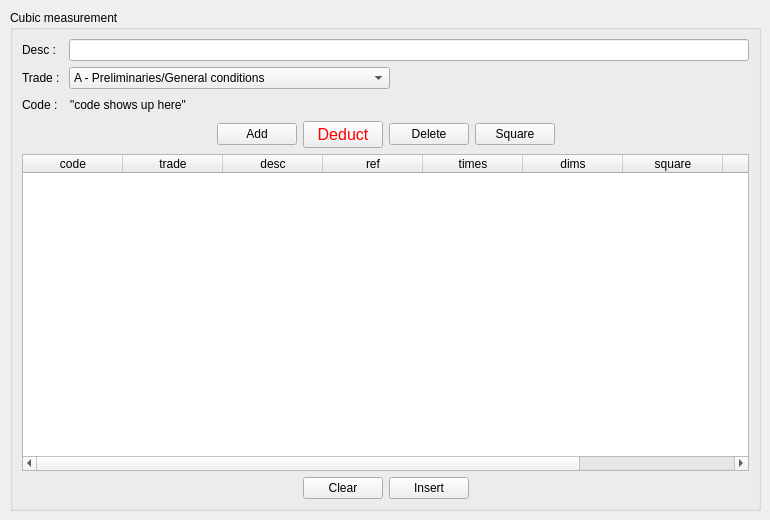
    <widget class="QWidget" name="tab_m3">
     <attribute name="icon">
      <iconset resource="images/images.qrc">
       <normaloff>:/images/vol.png</normaloff>:/images/vol.png</iconset>
     </attribute>
     <attribute name="title">
      <string>m3</string>
     </attribute>
     <widget class="QGroupBox" name="groupBox_m3">
      <property name="geometry">
       <rect>
        <x>10</x>
        <y>10</y>
        <width>751</width>
        <height>501</height>
       </rect>
      </property>
      <property name="title">
       <string>Cubic measurement</string>
      </property>
      <layout class="QVBoxLayout" name="verticalLayout_4">
       <item>
        <layout class="QHBoxLayout" name="horizontalLayout_13">
         <item>
          <widget class="QLabel" name="label_10">
           <property name="text">
            <string>Desc :  </string>
           </property>
          </widget>
         </item>
         <item>
          <widget class="QLineEdit" name="lineEdit_m3"/>
         </item>
        </layout>
       </item>
       <item>
        <layout class="QHBoxLayout" name="horizontalLayout_14">
         <item>
          <widget class="QLabel" name="label_11">
           <property name="text">
            <string>Trade : </string>
           </property>
          </widget>
         </item>
         <item>
          <widget class="QComboBox" name="comboBox_m3">
           <item>
            <property name="text">
             <string>A - Preliminaries/General conditions</string>
            </property>
           </item>
           <item>
            <property name="text">
             <string>C - Existing site/buildings/services</string>
            </property>
           </item>
           <item>
            <property name="text">
             <string>D - Groundwork</string>
            </property>
           </item>
           <item>
            <property name="text">
             <string>E - In situ concrete/Large precast concrete</string>
            </property>
           </item>
           <item>
            <property name="text">
             <string>F - Masonry</string>
            </property>
           </item>
           <item>
            <property name="text">
             <string>G - Structural/Carcassing metal/timber</string>
            </property>
           </item>
           <item>
            <property name="text">
             <string>H - Cladding</string>
            </property>
           </item>
           <item>
            <property name="text">
             <string>J - Waterproofing</string>
            </property>
           </item>
           <item>
            <property name="text">
             <string>K - Linings/Sheathing/Dry partitioning</string>
            </property>
           </item>
           <item>
            <property name="text">
             <string>L - Windows/Doors/Stairs</string>
            </property>
           </item>
           <item>
            <property name="text">
             <string>M - Surface finishes</string>
            </property>
           </item>
           <item>
            <property name="text">
             <string>N - Furniture/Equipment</string>
            </property>
           </item>
           <item>
            <property name="text">
             <string>P - Building fabric sundries</string>
            </property>
           </item>
           <item>
            <property name="text">
             <string>Q - Paving/Planting/Fencing/Site furniture</string>
            </property>
           </item>
           <item>
            <property name="text">
             <string>R - Disposal systems</string>
            </property>
           </item>
           <item>
            <property name="text">
             <string>S - Piped Supply systems</string>
            </property>
           </item>
           <item>
            <property name="text">
             <string>T - Mechanical heating/Cooling/Refrigeration systems</string>
            </property>
           </item>
           <item>
            <property name="text">
             <string>U - Ventilation/Air conditioning systems</string>
            </property>
           </item>
           <item>
            <property name="text">
             <string>V - Electrical supply/power/lighting systems</string>
            </property>
           </item>
           <item>
            <property name="text">
             <string>W - Communications/Security/Control systems</string>
            </property>
           </item>
           <item>
            <property name="text">
             <string>X - Transport systems</string>
            </property>
           </item>
           <item>
            <property name="text">
             <string>Y - Mechanical and electrical services measurement</string>
            </property>
           </item>
          </widget>
         </item>
         <item>
          <spacer name="horizontalSpacer_14">
           <property name="orientation">
            <enum>Qt::Horizontal</enum>
           </property>
           <property name="sizeHint" stdset="0">
            <size>
             <width>40</width>
             <height>20</height>
            </size>
           </property>
          </spacer>
         </item>
        </layout>
       </item>
       <item>
        <layout class="QHBoxLayout" name="horizontalLayout_15">
         <item>
          <widget class="QLabel" name="label_12">
           <property name="text">
            <string>Code :  </string>
           </property>
          </widget>
         </item>
         <item>
          <widget class="QLabel" name="label_code_m3">
           <property name="text">
            <string>&quot;code shows up here&quot;</string>
           </property>
          </widget>
         </item>
         <item>
          <spacer name="horizontalSpacer_15">
           <property name="orientation">
            <enum>Qt::Horizontal</enum>
           </property>
           <property name="sizeHint" stdset="0">
            <size>
             <width>40</width>
             <height>20</height>
            </size>
           </property>
          </spacer>
         </item>
        </layout>
       </item>
       <item>
        <layout class="QHBoxLayout" name="horizontalLayout_16">
         <item>
          <spacer name="horizontalSpacer_16">
           <property name="orientation">
            <enum>Qt::Horizontal</enum>
           </property>
           <property name="sizeHint" stdset="0">
            <size>
             <width>40</width>
             <height>20</height>
            </size>
           </property>
          </spacer>
         </item>
         <item>
          <widget class="QPushButton" name="pushButton_m3_add">
           <property name="text">
            <string>Add</string>
           </property>
           <property name="icon">
            <iconset resource="images/images.qrc">
             <normaloff>:/images/plus.png</normaloff>:/images/plus.png</iconset>
           </property>
          </widget>
         </item>
         <item>
          <widget class="QPushButton" name="pushButton_m3_ddt">
           <property name="font">
            <font>
             <family>Helvetica</family>
             <pointsize>12</pointsize>
            </font>
           </property>
           <property name="styleSheet">
            <string notr="true">color:red;</string>
           </property>
           <property name="text">
            <string>Deduct</string>
           </property>
           <property name="icon">
            <iconset resource="images/images.qrc">
             <normaloff>:/images/minus.png</normaloff>:/images/minus.png</iconset>
           </property>
          </widget>
         </item>
         <item>
          <widget class="QPushButton" name="pushButton_m3_del">
           <property name="text">
            <string>Delete</string>
           </property>
           <property name="icon">
            <iconset resource="images/images.qrc">
             <normaloff>:/images/cross.png</normaloff>:/images/cross.png</iconset>
           </property>
          </widget>
         </item>
         <item>
          <widget class="QPushButton" name="pushButton_m3_sqr">
           <property name="text">
            <string>Square</string>
           </property>
           <property name="icon">
            <iconset resource="images/images.qrc">
             <normaloff>:/images/calculator.png</normaloff>:/images/calculator.png</iconset>
           </property>
          </widget>
         </item>
         <item>
          <spacer name="horizontalSpacer_17">
           <property name="orientation">
            <enum>Qt::Horizontal</enum>
           </property>
           <property name="sizeHint" stdset="0">
            <size>
             <width>40</width>
             <height>20</height>
            </size>
           </property>
          </spacer>
         </item>
        </layout>
       </item>
       <item>
        <widget class="QTableWidget" name="tableWidget_m3">
         <column>
          <property name="text">
           <string>code</string>
          </property>
         </column>
         <column>
          <property name="text">
           <string>trade</string>
          </property>
         </column>
         <column>
          <property name="text">
           <string>desc</string>
          </property>
         </column>
         <column>
          <property name="text">
           <string>ref</string>
          </property>
         </column>
         <column>
          <property name="text">
           <string>times</string>
          </property>
         </column>
         <column>
          <property name="text">
           <string>dims</string>
          </property>
         </column>
         <column>
          <property name="text">
           <string>square</string>
          </property>
         </column>
         <column>
          <property name="text">
           <string>unit</string>
          </property>
         </column>
         <column>
          <property name="text">
           <string>sign post</string>
          </property>
         </column>
        </widget>
       </item>
       <item>
        <layout class="QHBoxLayout" name="horizontalLayout_17">
         <item>
          <spacer name="horizontalSpacer_18">
           <property name="orientation">
            <enum>Qt::Horizontal</enum>
           </property>
           <property name="sizeHint" stdset="0">
            <size>
             <width>40</width>
             <height>20</height>
            </size>
           </property>
          </spacer>
         </item>
         <item>
          <widget class="QPushButton" name="pushButton_m3_clear">
           <property name="text">
            <string>Clear</string>
           </property>
           <property name="icon">
            <iconset resource="images/images.qrc">
             <normaloff>:/images/application-blue.png</normaloff>:/images/application-blue.png</iconset>
           </property>
          </widget>
         </item>
         <item>
          <widget class="QPushButton" name="pushButton_m3_insert">
           <property name="text">
            <string>Insert</string>
           </property>
           <property name="icon">
            <iconset resource="images/images.qrc">
             <normaloff>:/images/table-export.png</normaloff>:/images/table-export.png</iconset>
           </property>
          </widget>
         </item>
         <item>
          <spacer name="horizontalSpacer_19">
           <property name="orientation">
            <enum>Qt::Horizontal</enum>
           </property>
           <property name="sizeHint" stdset="0">
            <size>
             <width>40</width>
             <height>20</height>
            </size>
           </property>
          </spacer>
         </item>
        </layout>
       </item>
      </layout>
     </widget>
    </widget>
